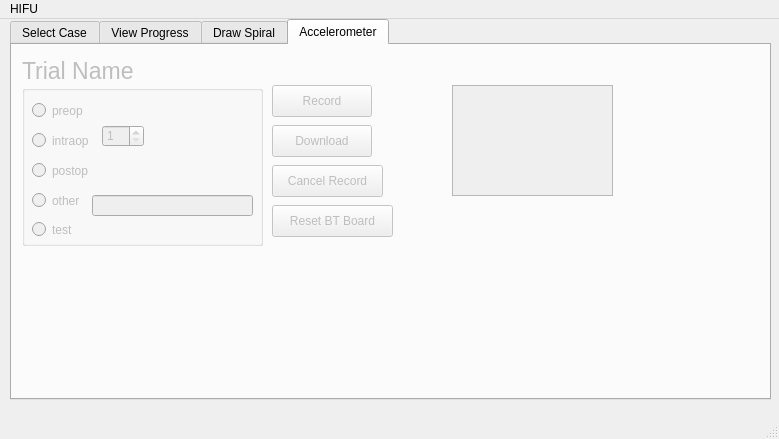
<?xml version="1.0" encoding="UTF-8"?>
<ui version="4.0">
 <class>MainWindow</class>
 <widget class="QMainWindow" name="MainWindow">
  <property name="enabled">
   <bool>true</bool>
  </property>
  <property name="geometry">
   <rect>
    <x>0</x>
    <y>0</y>
    <width>779</width>
    <height>439</height>
   </rect>
  </property>
  <property name="windowTitle">
   <string>MainWindow</string>
  </property>
  <widget class="QWidget" name="centralwidget">
   <widget class="QTabWidget" name="CaseViewer">
    <property name="enabled">
     <bool>true</bool>
    </property>
    <property name="geometry">
     <rect>
      <x>10</x>
      <y>0</y>
      <width>761</width>
      <height>381</height>
     </rect>
    </property>
    <property name="whatsThis">
     <string>&lt;html&gt;&lt;head/&gt;&lt;body&gt;&lt;p&gt;&lt;br/&gt;&lt;/p&gt;&lt;/body&gt;&lt;/html&gt;</string>
    </property>
    <property name="currentIndex">
     <number>3</number>
    </property>
    <widget class="QWidget" name="caseSelect">
     <attribute name="title">
      <string>Select Case</string>
     </attribute>
     <widget class="QPushButton" name="startCase">
      <property name="geometry">
       <rect>
        <x>350</x>
        <y>80</y>
        <width>100</width>
        <height>32</height>
       </rect>
      </property>
      <property name="text">
       <string>Start Case</string>
      </property>
     </widget>
     <widget class="QPushButton" name="finishCaseButton">
      <property name="enabled">
       <bool>false</bool>
      </property>
      <property name="geometry">
       <rect>
        <x>350</x>
        <y>120</y>
        <width>100</width>
        <height>32</height>
       </rect>
      </property>
      <property name="text">
       <string>Finish Case</string>
      </property>
     </widget>
     <widget class="QPushButton" name="loadCaseButton">
      <property name="geometry">
       <rect>
        <x>350</x>
        <y>280</y>
        <width>100</width>
        <height>32</height>
       </rect>
      </property>
      <property name="text">
       <string>Load Case</string>
      </property>
     </widget>
     <widget class="QLabel" name="label">
      <property name="geometry">
       <rect>
        <x>240</x>
        <y>10</y>
        <width>441</width>
        <height>31</height>
       </rect>
      </property>
      <property name="font">
       <font>
        <pointsize>20</pointsize>
       </font>
      </property>
      <property name="text">
       <string>Enter patient ID or load past case</string>
      </property>
     </widget>
     <widget class="QLineEdit" name="patientIdEnter">
      <property name="geometry">
       <rect>
        <x>320</x>
        <y>50</y>
        <width>151</width>
        <height>21</height>
       </rect>
      </property>
     </widget>
     <widget class="QListWidget" name="prevPatientList">
      <property name="geometry">
       <rect>
        <x>270</x>
        <y>170</y>
        <width>256</width>
        <height>101</height>
       </rect>
      </property>
     </widget>
    </widget>
    <widget class="QWidget" name="aboutCase">
     <property name="enabled">
      <bool>false</bool>
     </property>
     <attribute name="title">
      <string>View Progress</string>
     </attribute>
    </widget>
    <widget class="QWidget" name="spiralControl">
     <property name="enabled">
      <bool>false</bool>
     </property>
     <attribute name="title">
      <string>Draw Spiral</string>
     </attribute>
    </widget>
    <widget class="QWidget" name="accelControl">
     <property name="enabled">
      <bool>false</bool>
     </property>
     <attribute name="title">
      <string>Accelerometer</string>
     </attribute>
     <widget class="QLabel" name="label_2">
      <property name="geometry">
       <rect>
        <x>10</x>
        <y>10</y>
        <width>111</width>
        <height>31</height>
       </rect>
      </property>
      <property name="font">
       <font>
        <pointsize>17</pointsize>
       </font>
      </property>
      <property name="text">
       <string>Trial Name</string>
      </property>
     </widget>
     <widget class="QPushButton" name="recordAccel">
      <property name="geometry">
       <rect>
        <x>260</x>
        <y>40</y>
        <width>100</width>
        <height>32</height>
       </rect>
      </property>
      <property name="text">
       <string>Record</string>
      </property>
     </widget>
     <widget class="QPushButton" name="downloadAccel">
      <property name="enabled">
       <bool>false</bool>
      </property>
      <property name="geometry">
       <rect>
        <x>260</x>
        <y>80</y>
        <width>100</width>
        <height>32</height>
       </rect>
      </property>
      <property name="text">
       <string>Download</string>
      </property>
     </widget>
     <widget class="QPushButton" name="cancelRecord">
      <property name="geometry">
       <rect>
        <x>260</x>
        <y>120</y>
        <width>111</width>
        <height>32</height>
       </rect>
      </property>
      <property name="text">
       <string>Cancel Record</string>
      </property>
     </widget>
     <widget class="QListWidget" name="accelCases">
      <property name="geometry">
       <rect>
        <x>440</x>
        <y>40</y>
        <width>161</width>
        <height>111</height>
       </rect>
      </property>
     </widget>
     <widget class="QGroupBox" name="accel_trial_sel">
      <property name="geometry">
       <rect>
        <x>10</x>
        <y>40</y>
        <width>241</width>
        <height>161</height>
       </rect>
      </property>
      <property name="title">
       <string/>
      </property>
      <widget class="QRadioButton" name="preopRadio">
       <property name="geometry">
        <rect>
         <x>10</x>
         <y>10</y>
         <width>91</width>
         <height>31</height>
        </rect>
       </property>
       <property name="text">
        <string>preop</string>
       </property>
      </widget>
      <widget class="QRadioButton" name="intraopRadio">
       <property name="geometry">
        <rect>
         <x>10</x>
         <y>40</y>
         <width>101</width>
         <height>31</height>
        </rect>
       </property>
       <property name="text">
        <string>intraop</string>
       </property>
      </widget>
      <widget class="QRadioButton" name="postopRadio">
       <property name="geometry">
        <rect>
         <x>10</x>
         <y>70</y>
         <width>101</width>
         <height>31</height>
        </rect>
       </property>
       <property name="text">
        <string>postop</string>
       </property>
      </widget>
      <widget class="QRadioButton" name="otherRadio">
       <property name="geometry">
        <rect>
         <x>10</x>
         <y>100</y>
         <width>101</width>
         <height>31</height>
        </rect>
       </property>
       <property name="text">
        <string>other</string>
       </property>
      </widget>
      <widget class="QLineEdit" name="trialNameAccel">
       <property name="enabled">
        <bool>false</bool>
       </property>
       <property name="geometry">
        <rect>
         <x>70</x>
         <y>110</y>
         <width>161</width>
         <height>21</height>
        </rect>
       </property>
      </widget>
      <widget class="QRadioButton" name="testRadio">
       <property name="geometry">
        <rect>
         <x>10</x>
         <y>129</y>
         <width>101</width>
         <height>31</height>
        </rect>
       </property>
       <property name="text">
        <string>test</string>
       </property>
      </widget>
      <widget class="QSpinBox" name="spinBox">
       <property name="geometry">
        <rect>
         <x>80</x>
         <y>40</y>
         <width>42</width>
         <height>22</height>
        </rect>
       </property>
       <property name="minimum">
        <number>1</number>
       </property>
      </widget>
     </widget>
     <widget class="QPushButton" name="resetBoard">
      <property name="geometry">
       <rect>
        <x>260</x>
        <y>160</y>
        <width>121</width>
        <height>32</height>
       </rect>
      </property>
      <property name="text">
       <string>Reset BT Board</string>
      </property>
     </widget>
    </widget>
   </widget>
  </widget>
  <widget class="QMenuBar" name="menubar">
   <property name="geometry">
    <rect>
     <x>0</x>
     <y>0</y>
     <width>779</width>
     <height>24</height>
    </rect>
   </property>
   <widget class="QMenu" name="menuImaging_Window">
    <property name="title">
     <string>HIFU</string>
    </property>
   </widget>
   <addaction name="menuImaging_Window"/>
  </widget>
  <widget class="QStatusBar" name="statusbar"/>
 </widget>
 <resources/>
 <connections/>
</ui>
